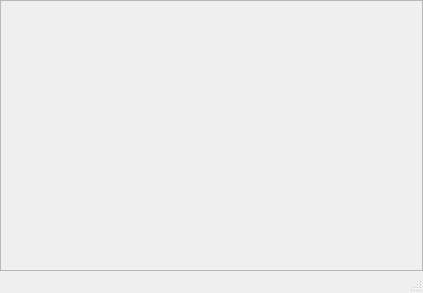
<?xml version="1.0" encoding="UTF-8"?>
<ui version="4.0">
 <class>MainWindow</class>
 <widget class="QMainWindow" name="MainWindow">
  <property name="geometry">
   <rect>
    <x>0</x>
    <y>0</y>
    <width>423</width>
    <height>293</height>
   </rect>
  </property>
  <property name="windowTitle">
   <string>MainWindow</string>
  </property>
  <property name="styleSheet">
   <string notr="true"/>
  </property>
  <widget class="QWidget" name="centralwidget">
   <layout class="QVBoxLayout" name="verticalLayout">
    <property name="leftMargin">
     <number>0</number>
    </property>
    <property name="topMargin">
     <number>0</number>
    </property>
    <property name="rightMargin">
     <number>0</number>
    </property>
    <property name="bottomMargin">
     <number>0</number>
    </property>
    <item>
     <widget class="QFrame" name="frame">
      <property name="styleSheet">
       <string notr="true">border-image: url(:/image/j20.png);
</string>
      </property>
      <property name="frameShape">
       <enum>QFrame::StyledPanel</enum>
      </property>
      <property name="frameShadow">
       <enum>QFrame::Raised</enum>
      </property>
     </widget>
    </item>
   </layout>
  </widget>
  <widget class="QMenuBar" name="menubar">
   <property name="geometry">
    <rect>
     <x>0</x>
     <y>0</y>
     <width>423</width>
     <height>26</height>
    </rect>
   </property>
  </widget>
  <widget class="QStatusBar" name="statusbar"/>
 </widget>
 <resources/>
 <connections/>
</ui>
